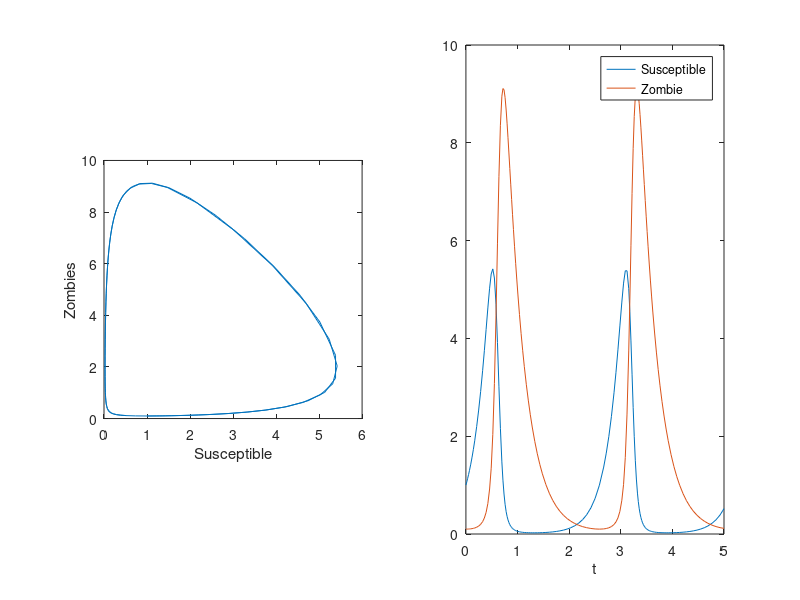

Reproduce this figure in MATLAB.
% Predator Prey "Zombie" model
close all; clear all;

S_0 = 1; % Initial Suseptible (Human) Population (maybe in thousands)
Z_0 = 0.1; % Initial Zombie Population (maybe in thousands)

% % x(1) represents rabbits, x(2) represents foxes.
alpha = 4; 
beta = 2; 
delta = 3; 
gamma = 3;
SZ = @(t,x) [alpha*x(1) - beta*x(1)*x(2);
            -gamma*x(2) + delta*x(1)*x(2)];

[t,x] = ode45(SZ,[0,5],[S_0,Z_0]);

subplot(1,2,1)
plot(x(:,1),x(:,2));
axis([0,6,0,10]);
axis('square');
xlabel('Susceptible');
ylabel('Zombies');

subplot(1,2,2)
plot(t,x(:,1)); hold on;
plot(t,x(:,2)); 
legend('Susceptible','Zombie','location','best')
xlabel('t');